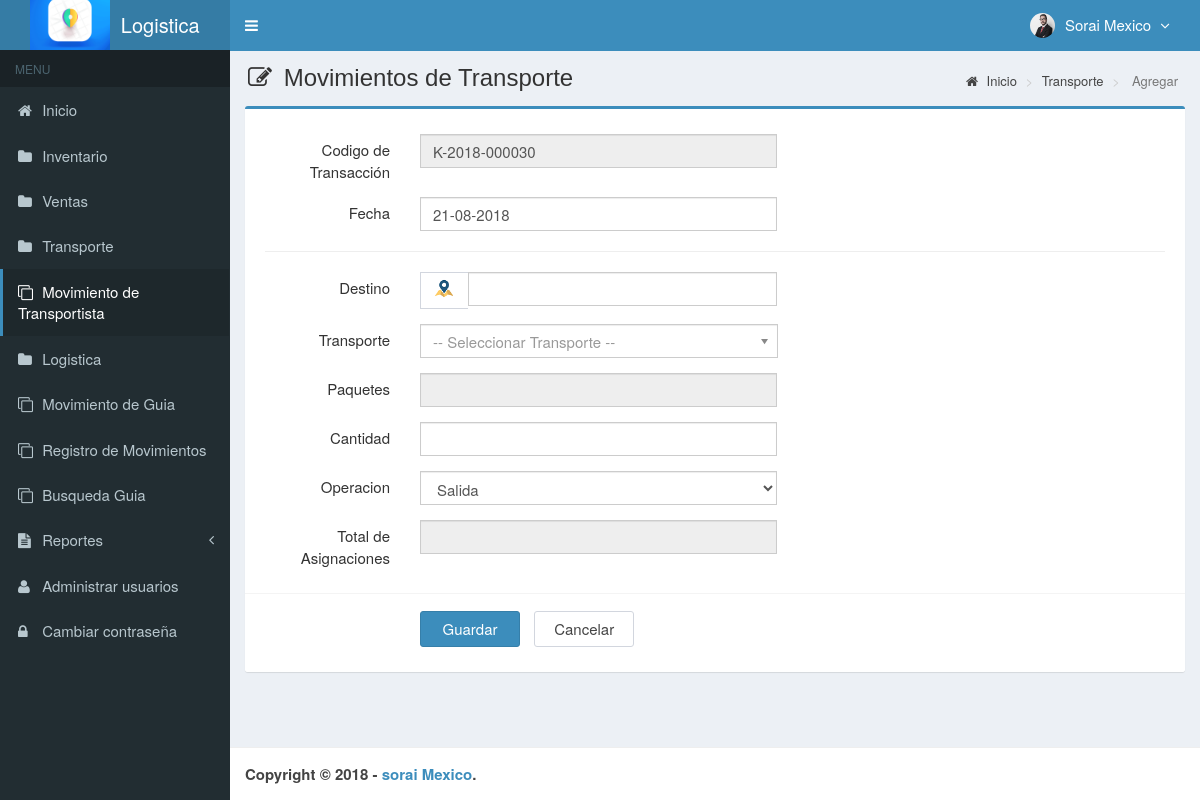
/main.php?module=form_transporte_transaction&form=add (signed in), run on the app's committed database.
### tables this page shows
CREATE TABLE `usuarios` (
  `id_user` int(3) NOT NULL,
  `username` varchar(50) NOT NULL,
  `name_user` varchar(50) NOT NULL,
  `password` varchar(50) NOT NULL,
  `email` varchar(50) DEFAULT NULL,
  `telefono` varchar(13) DEFAULT NULL,
  `foto` varchar(100) DEFAULT NULL,
  `permisos_acceso` enum('Super Admin','Gerente','Almacenista','Visitante') NOT NULL,
  `status` enum('activo','bloqueado') NOT NULL DEFAULT 'activo',
  `created_at` timestamp NOT NULL DEFAULT CURRENT_TIMESTAMP,
  `updated_at` timestamp NOT NULL DEFAULT CURRENT_TIMESTAMP ON UPDATE CURRENT_TIMESTAMP
);

### modules/transporte_transaction/form.php (the view, shortened to what this page needs)
<?php
  if ($_GET['form']=='add') { ?>
<section class="content-header">
  <h1>
    <i class="fa fa-edit icon-title"></i> Movimientos de Transporte
  </h1>
  <ol class="breadcrumb">
    <li><a href="?module=start"><i class="fa fa-home"></i> Inicio </a></li>
    <li><a href="?module=transporte_transaction"> Transporte </a></li>
    <li class="active"> Agregar </li>
  </ol>
</section>
  <section class="content">
    <div class="row">
      <div class="col-md-12">
        <div class="box box-primary">
          <form role="form" class="form-horizontal" action="modules/transporte_transaction/proses.php?act=insert" method="POST" name="formObatMasuk">
            <div class="box-body">
              <?php
              $query_id = mysqli_query($mysqli, "SELECT RIGHT(codigo_transaccion,6) as codigo FROM transaccion_transporte
                                                ORDER BY codigo_transaccion DESC LIMIT 1")
                                                or die('Error : '.mysqli_error($mysqli));
              $count = mysqli_num_rows($query_id);
              if ($count <> 0) {
                  $data_id = mysqli_fetch_assoc($query_id);
                  $codigo    = $data_id['codigo']+1;
              } else {
                  $codigo = 1;
              }
              $tahun          = date("Y");
              $buat_id        = str_pad($codigo, 6, "0", STR_PAD_LEFT);
              $codigo_transaccion = "K-$tahun-$buat_id";
              ?>
              <div class="form-group">
                <label class="col-sm-2 control-label">Codigo de Transacción </label>
                <div class="col-sm-5">
                  <input type="text" class="form-control" name="codigo_transaccion" value="<?php echo $codigo_transaccion; ?>" readonly required>
                </div>
              </div>
              <div class="form-group">
                <label class="col-sm-2 control-label">Fecha</label>
                <div class="col-sm-5">
                  <input type="text" class="form-control date-picker" data-date-format="dd-mm-yyyy" name="fecha_a" autocomplete="off" value="<?php echo date("d-m-Y"); ?>" required>
                </div>
              </div>
              <hr>
              <div class="form-group">
                <label class="col-sm-2 control-label">Destino</label>
                <div class="col-sm-5">
                  <div class="input-group">
                    <span class="input-group-addon"><img src="assets\img\result.png" height="23" width="23"></span>
                    <input type="text" class="form-control" name="destino" autocomplete="off" required>
                  </div>
                </div>
              </div>
              <div class="form-group">
                <label class="col-sm-2 control-label">Transporte</label>
                <div class="col-sm-5">
                </div>
              </div>
              <span id='stok'>
              <div class="form-group">
                <label class="col-sm-2 control-label">Paquetes</label>
                <div class="col-sm-5">
                  <input type="text" class="form-control" id="stok" name="stock" readonly required>
                </div>
              </div>
              </span>
              <div class="form-group">
                <label class="col-sm-2 control-label">Cantidad</label>
                <div class="col-sm-5">
                  <input type="text" class="form-control" id="jumlah_masuk" name="num" autocomplete="off" onKeyPress="return goodchars(event,'0123456789',this)" onkeyup="hitung_total_stok(this)&cek_jumlah_masuk(this)" required>
                </div>
              </div>
			  <div class="form-group">
                <label class="col-sm-2 control-label">Operacion</label>
                <div class="col-sm-5">
                  <select name="transaccion" id="transaccion" required class='form-control' onchange="hitung_total_stok();">
					<option value="Salida">Salida</option>
				  </select>
                </div>
              </div>
              <div class="form-group">
                <label class="col-sm-2 control-label">Total de Asignaciones</label>
                <div class="col-sm-5">
                  <input type="text" class="form-control" id="total_stok" name="total_stock" readonly required>
                </div>
              </div>
            </div>
            <div class="box-footer">
              <div class="form-group">
                <div class="col-sm-offset-2 col-sm-10">
                  <input type="submit" class="btn btn-primary btn-submit" name="Guardar" value="Guardar">
                  <a href="?module=medicines_transaction" class="btn btn-default btn-reset">Cancelar</a>
                </div>
              </div>
            </div>
          </form>
        </div>
      </div>
    </div>
  </section>
<?php
}
?>

### top-menu.php (shortened to what this page needs)
<?php
require_once "config/database.php";
$query = mysqli_query($mysqli, "SELECT id_user, name_user, foto, permisos_acceso FROM usuarios WHERE id_user='$_SESSION[id_user]'")
                                or die('error: '.mysqli_error($mysqli));
$data = mysqli_fetch_assoc($query);
?>
<li class="dropdown user user-menu">
  <a href="#" class="dropdown-toggle" data-toggle="dropdown">
  <?php
  if ($data['foto']=="") { ?>
    <img src="images/user/user-default.png" class="user-image" alt="User Image"/>
  <?php
  }
  else { ?>
    <img src="images/user/<?php echo $data['foto']; ?>" class="user-image" alt="User Image"/>
  <?php
  }
  ?>
    <span class="hidden-xs"><?php echo $data['name_user']; ?> <i style="margin-left:5px" class="fa fa-angle-down"></i></span>
  </a>
</li>

### assets/css/style.css (style rules this page uses)
.form-horizontal .control-label { margin-bottom: 0; padding-top: 5px; text-align: right; }
label { display: inline-block; font-size: 15px; font-weight: 400; margin-bottom: 5px; max-width: 100%; }
.form-control { background-color: #fff; background-image: none; border: 1px solid #ccc; border-radius: 4px; box-shadow: 0 1px 1px rgba(0, 0, 0, 0.075) inset; color: #555; display: block; font-size: 15px; height: 34px; line-height: 1.42857; padding: 6px 12px; transition: border-color 0.15s ease-in-out 0s, box-shadow 0.15s ease-in-out 0s; width: 100%; }
.btn-default { background-color: #fff; border-color: #d2d6de; color: #444; }
.content-header { padding: 15px 18px 0; position: relative; }
.content-header > .breadcrumb { background: transparent none repeat scroll 0 0; border-radius: 2px; float: right; font-size: 13px; margin-bottom: 0; margin-top: 0; padding: 7px 12px; position: absolute; right: 10px; top: 15px; }
.btn-submit { width: 100px; margin-top: 7px; margin-right: 10px; font-size: 15px; }
.btn-reset { width: 100px; margin-top: 7px; font-size: 15px; }
.icon-title { margin-right: 5px; }
body { background-color: #fff; color: #333; font-size: 15px; line-height: 1.42857; }

### data on the page
usuarios: foto (picture), name_user "Sorai Mexico"
